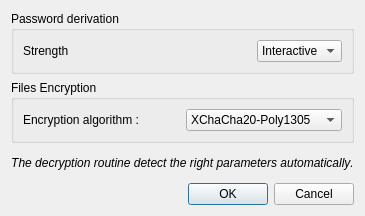
<?xml version="1.0" encoding="UTF-8"?>
<ui version="4.0">
 <class>ConfigDialog</class>
 <widget class="QDialog" name="ConfigDialog">
  <property name="geometry">
   <rect>
    <x>0</x>
    <y>0</y>
    <width>351</width>
    <height>216</height>
   </rect>
  </property>
  <property name="windowTitle">
   <string>Arsenic Configuration</string>
  </property>
  <layout class="QVBoxLayout" name="verticalLayout">
   <item>
    <widget class="QGroupBox" name="groupBox_2">
     <property name="title">
      <string>Password derivation</string>
     </property>
     <layout class="QGridLayout" name="gridLayout_2">
      <item row="0" column="0">
       <widget class="QLabel" name="label_2">
        <property name="text">
         <string>Strength</string>
        </property>
       </widget>
      </item>
      <item row="0" column="1">
       <spacer name="horizontalSpacer_2">
        <property name="orientation">
         <enum>Qt::Horizontal</enum>
        </property>
        <property name="sizeHint" stdset="0">
         <size>
          <width>40</width>
          <height>20</height>
         </size>
        </property>
       </spacer>
      </item>
      <item row="0" column="2">
       <widget class="QComboBox" name="comboStrength">
        <property name="currentText">
         <string notr="true">Interactive</string>
        </property>
        <item>
         <property name="text">
          <string notr="true">Interactive</string>
         </property>
        </item>
        <item>
         <property name="text">
          <string notr="true">Moderate</string>
         </property>
        </item>
        <item>
         <property name="text">
          <string notr="true">Sensitive</string>
         </property>
        </item>
       </widget>
      </item>
     </layout>
    </widget>
   </item>
   <item>
    <widget class="QGroupBox" name="groupBox_3">
     <property name="title">
      <string>Files Encryption</string>
     </property>
     <layout class="QGridLayout" name="gridLayout_3">
      <item row="0" column="0">
       <widget class="QLabel" name="label_4">
        <property name="text">
         <string>Encryption algorithm : </string>
        </property>
       </widget>
      </item>
      <item row="0" column="1">
       <widget class="QComboBox" name="comboAlgo">
        <item>
         <property name="text">
          <string>XChaCha20-Poly1305</string>
         </property>
        </item>
        <item>
         <property name="text">
          <string>Aes-256-Gcm</string>
         </property>
        </item>
        <item>
         <property name="text">
          <string>Deoxys II-256</string>
         </property>
        </item>
        <item>
         <property name="text">
          <string>Aes-256-Gcm-Siv</string>
         </property>
        </item>
       </widget>
      </item>
     </layout>
    </widget>
   </item>
   <item>
    <widget class="QLabel" name="label_5">
     <property name="font">
      <font>
       <weight>50</weight>
       <italic>true</italic>
       <bold>false</bold>
       <underline>false</underline>
       <kerning>false</kerning>
      </font>
     </property>
     <property name="text">
      <string>The decryption routine detect the right parameters automatically.</string>
     </property>
     <property name="textFormat">
      <enum>Qt::PlainText</enum>
     </property>
     <property name="alignment">
      <set>Qt::AlignCenter</set>
     </property>
    </widget>
   </item>
   <item>
    <widget class="QDialogButtonBox" name="buttonBox">
     <property name="orientation">
      <enum>Qt::Horizontal</enum>
     </property>
     <property name="standardButtons">
      <set>QDialogButtonBox::Cancel|QDialogButtonBox::Ok</set>
     </property>
    </widget>
   </item>
  </layout>
 </widget>
 <resources/>
 <connections>
  <connection>
   <sender>buttonBox</sender>
   <signal>accepted()</signal>
   <receiver>ConfigDialog</receiver>
   <slot>accept()</slot>
   <hints>
    <hint type="sourcelabel">
     <x>248</x>
     <y>254</y>
    </hint>
    <hint type="destinationlabel">
     <x>157</x>
     <y>274</y>
    </hint>
   </hints>
  </connection>
  <connection>
   <sender>buttonBox</sender>
   <signal>rejected()</signal>
   <receiver>ConfigDialog</receiver>
   <slot>reject()</slot>
   <hints>
    <hint type="sourcelabel">
     <x>316</x>
     <y>260</y>
    </hint>
    <hint type="destinationlabel">
     <x>286</x>
     <y>274</y>
    </hint>
   </hints>
  </connection>
 </connections>
</ui>
